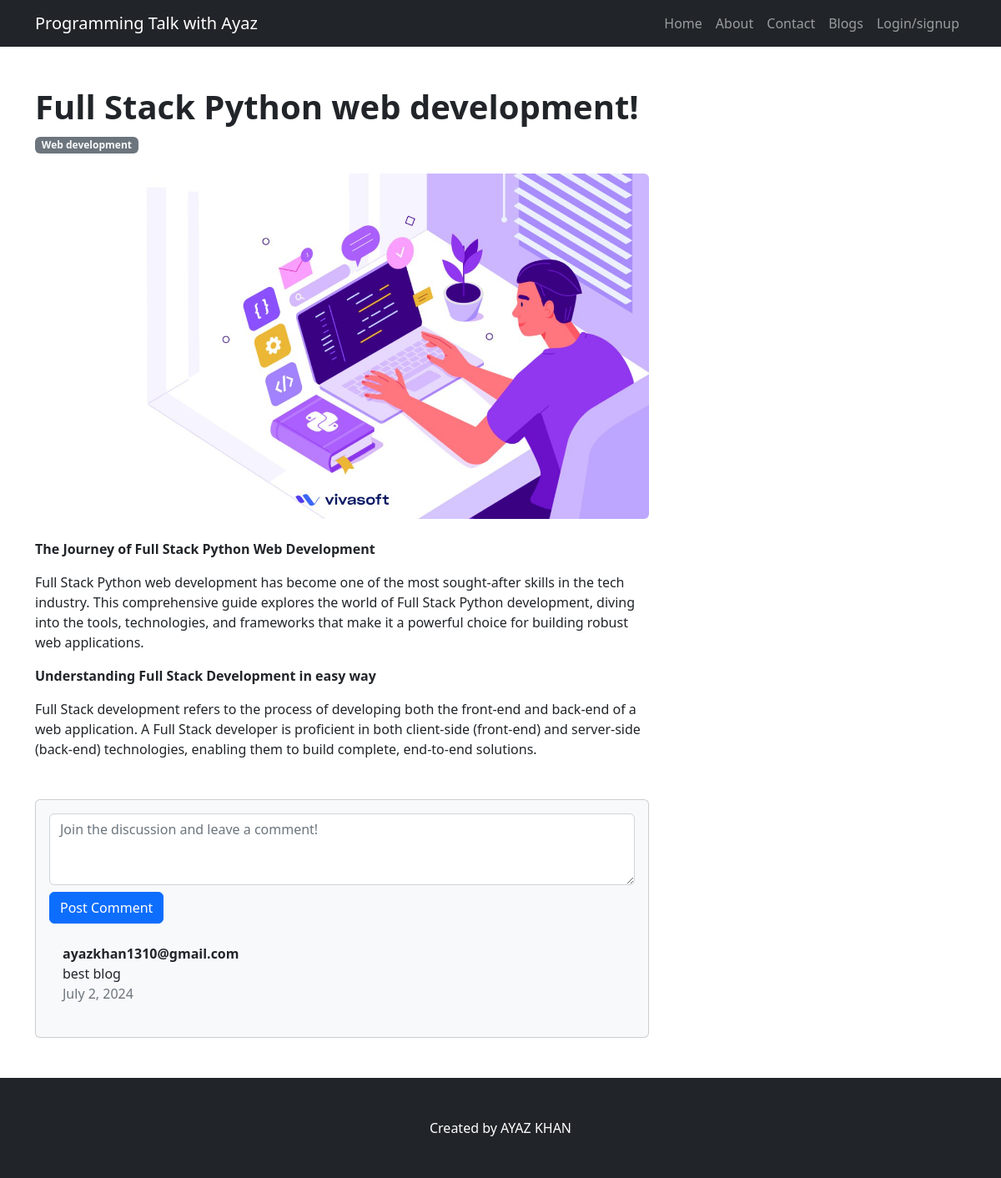
Page /blog-detail/Full-Stack-Python-web-development on the committed database.
### blog/models.py (models this page shows, shortened)
class Blog(models.Model):
    user = models.ForeignKey(CustomUser, on_delete=models.CASCADE, null=True, blank=True)
    category = models.ForeignKey(Category, on_delete=models.CASCADE, null=True, blank=True)
    title = models.CharField(max_length=100, null=True, blank= True)
    author_name = models.CharField(max_length=100, null=True, blank=True)
    description = RichTextField(blank=True, null=True)
    image = models.ImageField(upload_to='blog/', null=True, blank=True)
    is_featured = models.BooleanField(default=False, null=True, blank=True)
    created_at = models.DateTimeField(auto_now_add=True)
    slug = models.SlugField(unique=True, blank=True, null=True)
    def __str__(self) -> str:
        return self.title

class Category(models.Model):
    name = models.CharField(max_length=100, null=True, blank=True)
    slug = models.SlugField(max_length=100, unique=True, null=True, blank=True)
    is_active = models.BooleanField(default=True, null=True, blank=True)

class Comments(models.Model):
    blog = models.ForeignKey(Blog, on_delete=models.CASCADE, null=True, blank=True)
    user = models.ForeignKey(CustomUser, on_delete=models.CASCADE, null=True, blank=True)
    comment = models.TextField(null=True, blank=True)
    created_at = models.DateTimeField(auto_now_add=True)
    likes = models.ManyToManyField(CustomUser, related_name='comment_likes', blank=True)
    parent = models.ForeignKey('self', null=True, blank=True, related_name='replies', on_delete=models.CASCADE)

class CustomUser(AbstractUser):
    username = None
    first_name = models.CharField(max_length=30, blank=True)
    last_name = models.CharField(max_length=30, blank=True)
    email = models.EmailField(unique=True)
    phone = models.CharField(max_length=100, null=True, blank=True)
    address = models.TextField()
    user_profile = models.ImageField(upload_to='user_profile/', default='user_profile/default.webp')
    USERNAME_FIELD = 'email'
    REQUIRED_FIELDS = []
    objects = Manager()

### blog/views.py (the view, shortened to what this page needs)
# urls.py: path('blog-detail/<str:slug>', views.blog_detail, name='blog-detail'),
def blog_detail(request, slug):
    blog = get_object_or_404(Blog, slug=slug)
    active_category = Category.objects.filter(is_active=True)
    comments = Comments.objects.filter(blog=blog)
    context = {
        'blog_slug': blog,
        'active_category': active_category,
        'comments': comments
    }
    return render(request, 'blog-detail.html', context)

### blog/templates/blog-detail.html (shortened to what this page needs)
{% extends 'base.html' %}
{% load static %}
{% block content %}
        <div class="container mt-5">
            <div class="row">
                <div class="col-lg-8">
                    <article>
                        <header class="mb-4">
                            <h1 class="fw-bolder mb-1">{{blog_slug}}!</h1>
                            <a class="badge bg-secondary text-decoration-none link-light" href="#!"> {{ blog_slug.category.name }}</a>
                        </header>
                        <figure class="mb-4"><img class="img-fluid rounded" src="{{blog_slug.image.url}}" alt="..." /></figure>
                        <section class="mb-5">
                            <p class="fs-5 mb-4">{{blog_slug.description|safe}}</p>
                        </section>
                    </article>
                   <section class="mb-5">
                    <div class="card bg-light">
                        <div class="card-body">
                            <form class="mb-4" method="post">
                                <div class="form-group">
                                    <textarea class="form-control mb-2" name="comment" rows="3" placeholder="Join the discussion and leave a comment!" required></textarea>
                                </div>
                                <button type="submit" class="btn btn-primary">Post Comment</button>
                            </form>
                            {% for comment in comments %}
                                <div class="d-flex mb-4">
                                    <div class="ms-3">
                                        {% if comment.user.first_name %}
                                            <div class="fw-bold">{{ comment.user.first_name }}</div>
                                        {% else %}
                                            <div class="fw-bold">{{ comment.user.email }}</div>
                                        {% endif %}
                                        {{ comment.comment }}
                                        <div class="text-muted">{{ comment.created_at|date:"F j, Y" }}</div>
                                    </div>
                                </div>
                            {% empty %}
                                <p>No comments yet.</p>
                            {% endfor %}
                        </div>
                    </div>
                </section>
            </div>
                </div>
            </div>
{% endblock %}

### rows in the picture
Blog: title "Full Stack Python web development", category.name "Web development", image (picture), description "The Journey of Full Stack Python Web Development Full Stack Python web development has become one of the most sought-after skills in the tech industry. This comprehensive guide explores the world of Full Stack Python development, diving into the tools, technologies, and frameworks that make it a powerful choice for building robust web applications. Understanding Full Stack Development in easy way Full Stack development refers to the process of developing both the front-end and back-end of a web application. A Full Stack developer is proficient in both client-side (front-end) and server-side (back-end) technologies, enabling them to build complete, end-to-end solutions."
Comments: user.email "ayazkhan1310@gmail.com", comment "best blog", created_at "July 2, 2024"
